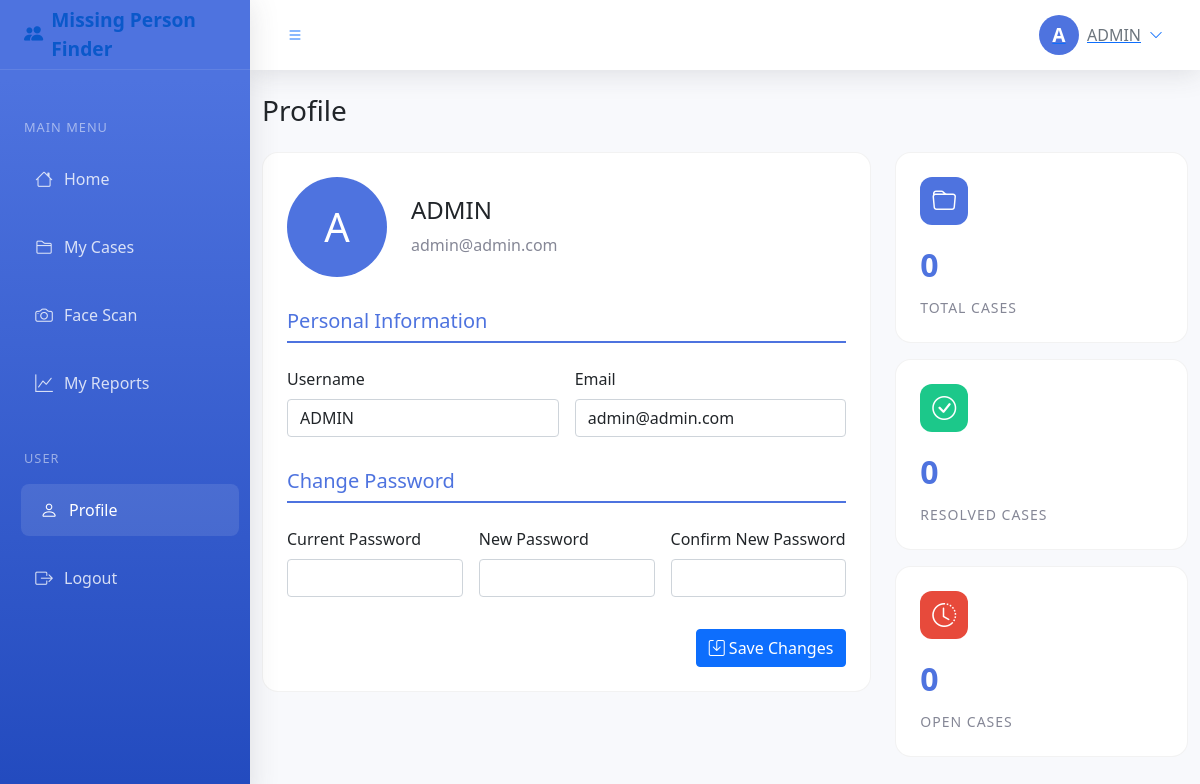
The page /profile (signed in) on the database its author committed.
### models.py (models this page shows)
class User(UserMixin, db.Model):
    id = db.Column(db.Integer, primary_key=True)
    username = db.Column(db.String(80), unique=True, nullable=False)
    email = db.Column(db.String(120), unique=True, nullable=False)
    password = db.Column(db.String(200), nullable=False)
    role = db.Column(db.String(20), default='user')  # 'user' or 'admin'
    created_at = db.Column(db.DateTime, default=datetime.utcnow)
    cases = db.relationship('Case', backref='reporter', lazy=True)
    activities = db.relationship('Activity', backref='user', lazy=True)

### app.py (the view, shortened to what this page needs)
@app.route('/profile', methods=['GET', 'POST'])
@login_required
def profile():
    return render_template('profile.html')

### app.py (called while the page is built)
@login_manager.user_loader
def load_user(user_id):
    return User.query.get(int(user_id))

### templates/profile.html (shortened to what this page needs)
{% extends "dashboard_layout.html" %}
{% block content %}
<div class="d-flex justify-content-between align-items-center mb-4">
    <h1 class="h3 mb-0">Profile</h1>
</div>
<div class="row">
    <div class="col-lg-8">
        <div class="profile-card">
            <div class="profile-header">
                <div class="profile-avatar">
                    {{ current_user.username[0]|upper }}
                </div>
                <div class="profile-info">
                    <h4>{{ current_user.username }}</h4>
                    <p>{{ current_user.email }}</p>
                </div>
            </div>
            <form method="POST">
                <div class="form-section">
                    <h5>Personal Information</h5>
                    <div class="row g-3">
                        <div class="col-md-6">
                            <label class="form-label">Username</label>
                            <input type="text" class="form-control" name="username" value="{{ current_user.username }}" required>
                        </div>
                        <div class="col-md-6">
                            <label class="form-label">Email</label>
                            <input type="email" class="form-control" name="email" value="{{ current_user.email }}" required>
                        </div>
                    </div>
                </div>
                <div class="form-section">
                    <h5>Change Password</h5>
                    <div class="row g-3">
                        <div class="col-md-4">
                            <label class="form-label">Current Password</label>
                            <input type="password" class="form-control" name="current_password">
                        </div>
                        <div class="col-md-4">
                            <label class="form-label">New Password</label>
                            <input type="password" class="form-control" name="new_password">
                        </div>
                        <div class="col-md-4">
                            <label class="form-label">Confirm New Password</label>
                            <input type="password" class="form-control" name="confirm_password">
                        </div>
                    </div>
                </div>
                <div class="d-flex justify-content-end">
                    <button type="submit" class="btn btn-primary">
                        <i class="bi bi-save"></i> Save Changes
                    </button>
                </div>
            </form>
        </div>
    </div>
    <div class="col-lg-4">
        <div class="stats-card">
            <div class="stats-icon">
                <i class="bi bi-folder"></i>
            </div>
            <div class="stats-number">{{ current_user.cases|length }}</div>
            <div class="stats-label">Total Cases</div>
        </div>
        <div class="stats-card">
            <div class="stats-icon" style="background: var(--success-color)">
                <i class="bi bi-check-circle"></i>
            </div>
            <div class="stats-number">{{ current_user.cases|selectattr('status', 'equalto', 'Resolved')|list|length }}</div>
            <div class="stats-label">Resolved Cases</div>
        </div>
        <div class="stats-card">
            <div class="stats-icon" style="background: #e74a3b">
                <i class="bi bi-clock-history"></i>
            </div>
            <div class="stats-number">{{ current_user.cases|selectattr('status', 'equalto', 'Open')|list|length }}</div>
            <div class="stats-label">Open Cases</div>
        </div>
    </div>
</div>
{% endblock %}

### templates/dashboard_layout.html (shortened to what this page needs)
<!DOCTYPE html>
<html lang="en">
<head>
    <link href="https://cdn.jsdelivr.net/npm/bootstrap@5.1.3/dist/css/bootstrap.min.css" rel="stylesheet">
    <link href="https://cdn.jsdelivr.net/npm/bootstrap-icons@1.7.2/font/bootstrap-icons.css" rel="stylesheet">
</head>
<body>
    <nav id="sidebar">
        <a href="#" class="sidebar-brand">
            <i class="bi bi-people-fill me-2"></i>
            Missing Person Finder
        </a>
        <div class="nav flex-column mt-3">
            {% if current_user.is_admin %}
            <div class="nav-section">ADMIN CONTROLS</div>
            <div class="nav-item">
                <a href="{{ url_for('dashboard') }}" class="nav-link {% if request.endpoint == 'dashboard' %}active{% endif %}">
                    <i class="bi bi-speedometer2"></i>
                    Dashboard
                </a>
            </div>
            <div class="nav-item">
                <a href="{{ url_for('users') }}" class="nav-link {% if request.endpoint == 'users' %}active{% endif %}">
                    <i class="bi bi-people"></i>
                    Manage Users
                </a>
            </div>
            <div class="nav-item">
                <a href="{{ url_for('view_cases') }}" class="nav-link {% if request.endpoint == 'view_cases' %}active{% endif %}">
                    <i class="bi bi-folder2-open"></i>
                    Manage Cases
                </a>
            </div>
            <div class="nav-item">
                <a href="{{ url_for('reports') }}" class="nav-link {% if request.endpoint == 'reports' %}active{% endif %}">
                    <i class="bi bi-graph-up"></i>
                    Reports & Analytics
                </a>
            </div>
            {% else %}
            <div class="nav-section">MAIN MENU</div>
            <div class="nav-item">
                <a href="{{ url_for('dashboard') }}" class="nav-link {% if request.endpoint == 'dashboard' %}active{% endif %}">
                    <i class="bi bi-house"></i>
                    Home
                </a>
            </div>
            <div class="nav-item">
                <a href="{{ url_for('view_cases') }}" class="nav-link {% if request.endpoint == 'view_cases' %}active{% endif %}">
                    <i class="bi bi-folder2"></i>
                    My Cases
                </a>
            </div>
            <div class="nav-item">
                <a href="{{ url_for('scan') }}" class="nav-link {% if request.endpoint == 'scan' %}active{% endif %}">
                    <i class="bi bi-camera"></i>
                    Face Scan
                </a>
            </div>
            <div class="nav-item">
                <a href="{{ url_for('reports') }}" class="nav-link {% if request.endpoint == 'reports' %}active{% endif %}">
                    <i class="bi bi-graph-up"></i>
                    My Reports
                </a>
            </div>
            {% endif %}
            <div class="nav-section">USER</div>
            <div class="nav-item">
                <a href="{{ url_for('profile') }}" class="nav-link {% if request.endpoint == 'profile' %}active{% endif %}">
                    <i class="bi bi-person"></i>
                    Profile
                </a>
            </div>
            <div class="nav-item">
                <a href="{{ url_for('logout') }}" class="nav-link">
                    <i class="bi bi-box-arrow-right"></i>
                    Logout
                </a>
            </div>
        </div>
    </nav>
    <div id="content">
        <div class="topbar">
            <button id="sidebarToggle" class="btn btn-link">
                <i class="bi bi-list"></i>
            </button>
            <div class="ms-auto d-flex align-items-center">
                <div class="dropdown">
                    <button class="btn btn-link d-flex align-items-center" type="button" id="userDropdown" data-bs-toggle="dropdown">
                        <div class="letter-avatar me-2">{{ current_user.username[0]|upper }}</div>
                        <span class="d-none d-md-inline text-secondary">{{ current_user.username }}</span>
                        <i class="bi bi-chevron-down ms-2 small"></i>
                    </button>
                </div>
            </div>
        </div>
        <div class="container-fluid py-4">
            {% block content %}{% endblock %}
        </div>
    </div>
</body>
</html>

### templates/dashboard_layout.html (style rules this page uses)
:root { --primary-color: #4e73df; --secondary-color: #858796; --success-color: #1cc88a; --sidebar-width: 250px; --topbar-height: 70px; }
body { min-height: 100vh; background: #f8f9fc; overflow-x: hidden; }
#sidebar { position: fixed; left: 0; top: 0; bottom: 0; width: var(--sidebar-width); background: linear-gradient(180deg, #4e73df 10%, #224abe 100%); transition: all 0.3s ease-in-out; z-index: 1000; overflow-y: auto; box-shadow: 0 0.15rem 1.75rem 0 rgba(58,59,69,0.15); }
.sidebar-brand { height: var(--topbar-height); display: flex; align-items: center; padding: 0 1.5rem; color: white; font-size: 1.2rem; font-weight: 700; text-decoration: none; border-bottom: 1px solid rgba(255,255,255,0.1); }
.nav-item { position: relative; margin: 0.5rem 1rem; }
.nav-link { display: flex; align-items: center; padding: 0.8rem 1rem; color: rgba(255,255,255,0.8); border-radius: 0.5rem; transition: all 0.2s; }
.nav-link:hover, .nav-link.active { color: white; background: rgba(255,255,255,0.1); transform: translateX(5px); }
.nav-link i { width: 1.5rem; font-size: 1.1rem; margin-right: 0.5rem; text-align: center; }
#content { margin-left: var(--sidebar-width); transition: all 0.3s; min-height: 100vh; }
.topbar { height: var(--topbar-height); background: white; box-shadow: 0 0.15rem 1.75rem 0 rgba(58,59,69,0.15); display: flex; align-items: center; padding: 0 1.5rem; position: sticky; top: 0; z-index: 999; }
.nav-section { color: rgba(255,255,255,0.5); font-size: 0.8rem; text-transform: uppercase; letter-spacing: 1px; padding: 1rem 1.5rem 0.5rem; margin-top: 1rem; }
.letter-avatar { width: 40px; height: 40px; background: var(--primary-color); color: white; border-radius: 50%; display: flex; align-items: center; justify-content: center; font-weight: bold; font-size: 1.2rem; }

### templates/profile.html (style rules this page uses)
.profile-card { background: white; border-radius: 1rem; padding: 1.5rem; margin-bottom: 1.5rem; border: 1px solid rgba(0,0,0,0.05); }
.profile-header { display: flex; align-items: center; margin-bottom: 2rem; }
.profile-avatar { width: 100px; height: 100px; border-radius: 50%; background: var(--primary-color); color: white; display: flex; align-items: center; justify-content: center; font-size: 2.5rem; margin-right: 1.5rem; }
.profile-info h4 { margin-bottom: 0.5rem; }
.profile-info p { color: var(--secondary-color); margin-bottom: 0; }
.form-section { margin-bottom: 2rem; }
.form-section h5 { color: var(--primary-color); margin-bottom: 1.5rem; padding-bottom: 0.5rem; border-bottom: 2px solid var(--primary-color); }
.stats-card { background: white; border-radius: 1rem; padding: 1.5rem; margin-bottom: 1rem; border: 1px solid rgba(0,0,0,0.05); transition: transform 0.2s; }
.stats-icon { width: 48px; height: 48px; background: var(--primary-color); border-radius: 12px; display: flex; align-items: center; justify-content: center; margin-bottom: 1rem; }
.stats-icon i { font-size: 24px; color: white; }
.stats-number { font-size: 2rem; font-weight: 700; color: var(--primary-color); margin-bottom: 0.5rem; }
.stats-label { color: var(--secondary-color); font-size: 0.875rem; text-transform: uppercase; letter-spacing: 1px; }

### rows shown on the page
User: username "A", username "ADMIN", email "admin@admin.com"

### other values the page prints
{{ current_user.cases|length }} "0"
{{ current_user.cases|selectattr('status', 'equalto', 'Open')|list|length }} "0"
